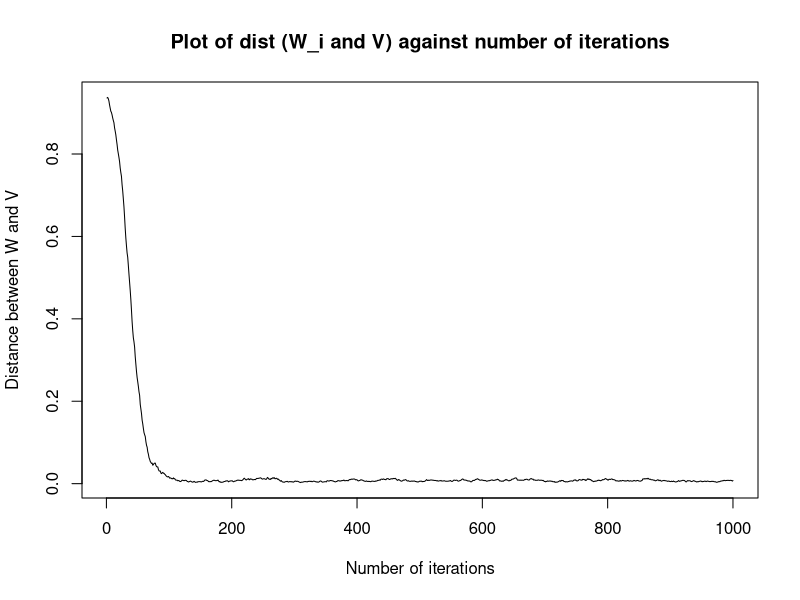
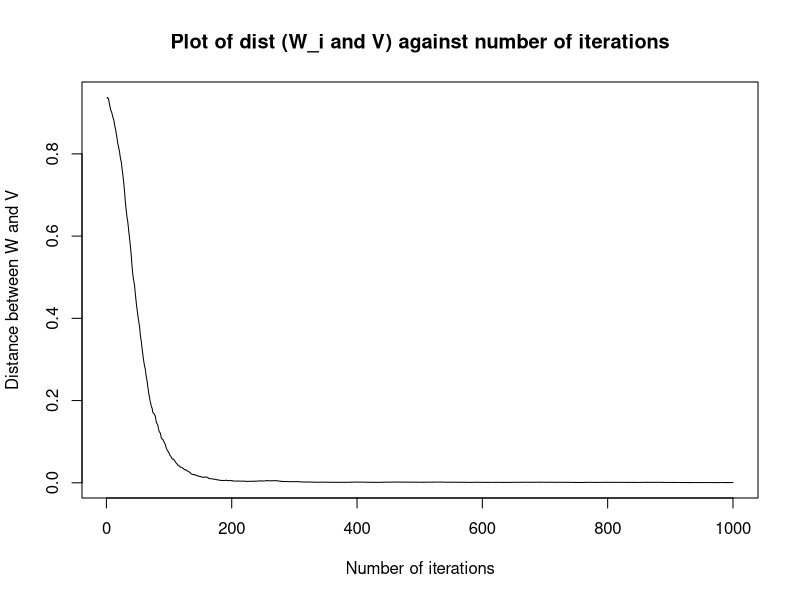

The R source for these figures, in order:
#Online PCA

pca_dat = read.csv("Data/OPCA.csv",header =FALSE)
v = as.matrix(read.csv("True_eigvector.csv",header =FALSE))

#part1
n_ta = 0.01
w_i_1 = matrix(1/sqrt(20),nrow=20,ncol=1)
dist = rep(0,1000)

for (i in seq(1:1000)){
  A = as.matrix(pca_dat[(20*(i-1)+1):(20*(i)),])
  w_i = w_i_1 + n_ta * (A%*%w_i_1)
  w_i = w_i/norm(w_i,"2")
  dist[i] = 1- (t(w_i)%*%(v))^2
  w_i_1 = w_i
}

plot(dist, type = "l", main = "Plot of dist (W_i and V) against number of iterations", 
     xlab = "Number of iterations", ylab = "Distance between W and V")


#part2
w_i_1 = matrix(1/sqrt(20),nrow=20,ncol=1)
dist2 = rep(0,1000)

for (i in seq(1:1000)){
  n_ta = 1/(100+i)
  A = as.matrix(pca_dat[(20*(i-1)+1):(20*(i)),])
  w_i = w_i_1 + n_ta * (A%*%w_i_1)
  w_i = w_i/norm(w_i,"2")
  dist2[i] = 1- (t(w_i)%*%(v))^2
  w_i_1 = w_i
}
plot(dist2, type = "l", main = "Plot of dist (W_i and V) against number of iterations", 
     xlab = "Number of iterations", ylab = "Distance between W and V")
